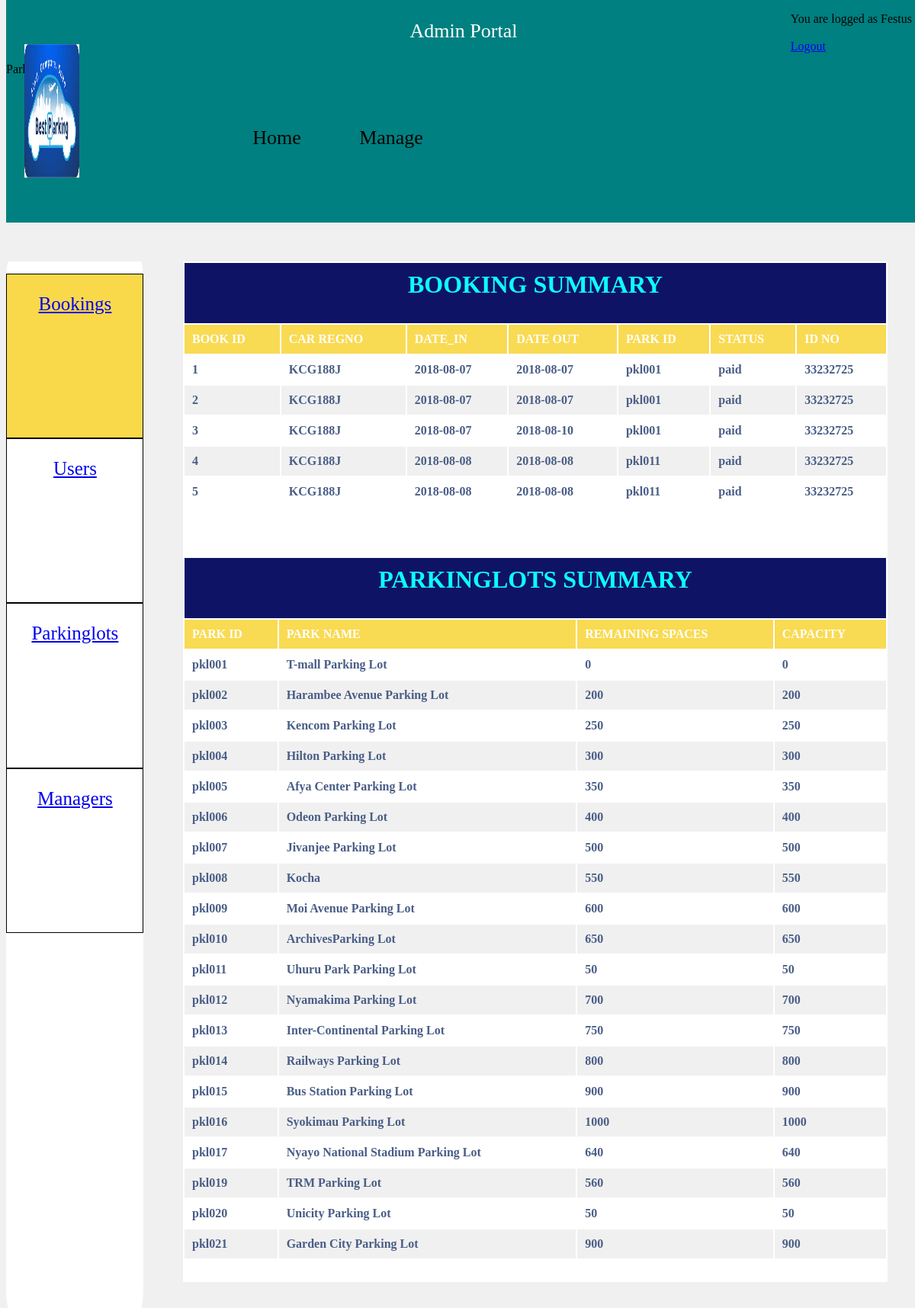
Page /Admin_View.php (signed in) on the committed database.
### tables this page shows
CREATE TABLE IF NOT EXISTS `book` (
  `bookid` int(20) NOT NULL AUTO_INCREMENT,
  `plate_number` varchar(50) NOT NULL,
  `datein` date DEFAULT NULL,
  `timein` time DEFAULT NULL,
  `dateout` date DEFAULT NULL,
  `timeout` time DEFAULT NULL,
  `period` int(20) NOT NULL,
  `idno` int(20) DEFAULT NULL,
  `parkid` varchar(50) DEFAULT NULL,
  `amount` int(20) DEFAULT NULL,
  `payment_status` varchar(50) DEFAULT NULL,
  `datetimein` int(20) DEFAULT NULL,
  `datetimeout` int(20) DEFAULT NULL,
  PRIMARY KEY (`bookid`),
  KEY `bookuserfk` (`idno`),
  KEY `bookparkfk` (`parkid`)
);

CREATE TABLE IF NOT EXISTS `user` (
  `idno` int(20) NOT NULL,
  `firstname` varchar(50) DEFAULT NULL,
  `lastname` varchar(50) DEFAULT NULL,
  `plate_number` varchar(50) DEFAULT NULL,
  `phone` int(20) DEFAULT NULL,
  `email` varchar(50) DEFAULT NULL,
  `password` varchar(50) NOT NULL,
  `profile` blob NOT NULL,
  PRIMARY KEY (`idno`)
);

### Admin_View.php (the view, shortened to what this page needs)
<?php
include'managersession.php';
$username=$_SESSION['username'];
            $query0="Select curtime() as timenow,curdate() as datenow from dual";
	        $result0=mysqli_query($conn,$query0);
	        $row0=mysqli_fetch_assoc($result0);
	        $curtime=$row0['timenow'];
	        $curdate=$row0['datenow'];
	        $dttimenow=$curdate." ".$curtime;
	        $datetimenow=strtotime($dttimenow);
?>
<html>
   <head>
	<link rel="stylesheet" type="text/css" href="admin.css">
	<link rel="stylesheet" href="https://cdnjs.cloudflare.com/ajax/libs/font-awesome/4.7.0/css/font-awesome.min.css">
   </head >
   <body>
      <div id="body-home">
   	 <Header class="header">
   	 	<div class="logo"> <img src="logo.jpg" ></div>
		<div>
		 <p id="motto">Admin Portal</p>
		 </div>
		 <p>ParkEasy </p>
		 <div id="greetings">
		   <ul>
	          <li>
		         <?php
	                $query="select * from admin where username='$username'";
	                $result=mysqli_query($conn,$query);
	                $row=mysqli_fetch_assoc($result);
	                $mname=$row['firstname'];
	                $row1=mysqli_num_rows($result);
			        if($row1>0){
						   echo 'You are logged as '.$mname;
					}
			    ?>
		      </li><br>
		     <li><a href="logout.php">Logout</a></li>
		   </ul>
		</div>
     </header>
        <h1>Welcome</h1>
		<nav>
   	 	   <ul>
   	 			<li><a href="admin_view.php">Home</a></li>
   	 			<li><a href="Manage_CarPark.php">Manage</a></li>
   	    </ul>
   	 </nav>
	     <div id="sidepanel">
             <ul>
			      <div id="current"><a href="admin_view.php"><li><p>Bookings</p></li></a></div>
			      <a href="users.php"><li><p>Users<p></li></a>
			      <a href="parkinglots.php"><li><p>Parkinglots</p></li></a>
			      <a href="managers.php"><li><p>Managers</p></li></a>
			 </ul>
	     </div>
		<div id="viewpanel">
             <?php
                   include 'dbconn.php';
	               $sqldata="SELECT b.bookid,b.plate_number,b.datein,b.dateout,b.parkid,b.payment_status,u.idno FROM book b inner join user u using(idno) order by b.parkid";
                   $result=mysqli_query($conn,$sqldata);
		           echo '<table border=0 cellpadding=10 id="book">';
				   echo '<tr><th colspan=7 id="title"><h1>Booking Summary</h1></th></tr>';
		           echo "<tr><th>Book ID</th><th>Car Regno</th><th>Date_in</th><th>Date Out</th><th>Park ID</th><th>Status</th><th>ID NO</th></tr>";
		           while($row=mysqli_fetch_array($result, MYSQLI_ASSOC)){
				   echo "<tr>";
			       echo "<td>".$row['bookid']."</td>";
			       echo "<td>".$row['plate_number']."</td>";
			       echo "<td>".$row['datein']."</td>";
			       echo "<td>".$row['dateout']."</td>";
			       echo "<td>".$row['parkid']."</td>";
			       echo "<td>".$row['payment_status']."</td>";
			       echo "<td>".$row['idno']."</td>";
			       echo "</tr>";
		                                                               }
		           echo "</table>";
                   $result1=mysqli_query($conn,$sqldata1);
		           echo '<table border=0 cellpadding=10>';
				   echo '<tr><th colspan=4 id="title"><h1>Parkinglots Summary</h1></th></tr>';
		           echo "<tr><th>Park ID</th><th>Park Name</th><th>Remaining Spaces</th><th>Capacity</th></tr>";
		           while($row1=mysqli_fetch_array($result1, MYSQLI_ASSOC)){
				   echo "<tr>";
			       echo "<td>".$row1['parkid']."</td>";
			       echo "<td>".$row1['parkname']."</td>";
			       echo "<td>".$row1['remaining_spaces']."</td>";
			       echo "<td>".$row1['capacity']."</td>";
			       echo "</tr>";                                                   }
		           echo "</table>";
	            ?>
		</div>

### admin.css (style rules this page uses)
.header { width: 100%; height: 17%; margin: 0 auto; background-color:teal; position:fixed; top:0px; padding-bottom:0px; z-index:1000; }
nav { width: auto; height: 7%; position:fixed; top:9.6%; padding-top:0px; z-index:1000; background:; margin-left:20%; }
nav ul li { list-style: none; width: 150px; line-height: 10px; float: left; margin-top:0px; height:100%; text-align:center; margin-top:-1.5%; }
nav ul li a { color: black; display:inline-block; text-decoration:none; font-family:calibri; font-size:26px; font-style:bold; padding-top:; }
body { background-color:#f0f0f0; }
.logo img { position: absolute; top: 20%; width:06%; height:60%; margin-left:2%; }
#motto { color:#ffffff; font-size:26px; text-align:center; position:position; left:5%; }
#sidepanel { height:80%; width:15%; border-radius:2%; background:#ffffff; position:fixed; top:20%; z-index:1%; }
#sidepanel ul li { display:block; font-family:calibri; font-size:25px; background:white; height:12%; border:1px black solid; text-align:center; align-items:center; align-content:justify; }
#sidepanel ul { width:100%; margin-left:-22%; height:130%; list-style:none; }
#viewpanel { position:absolute; top:20%; left:20%; width:77%; height:78%; background:#ffffff; margin:0 auto; }

### Admin_View.php (style rules this page uses)
table { opacity:.95; width:100%; text-align:left; padding-bottom:7%; }
td { color:#405580; font-weight:bold; }
#title { background:#03075D; color:aqua; text-align:center; }
th { background:#F9D94A; color:white; text-transform:uppercase; }
tr:nth-child(even) { background:#f0f0f0; }
tr:nth-child(odd) { background:white; }
#greetings ul { position:absolute; right:1%; top:0%; }
#greetings ul li { list-style:none; }
#current a li { background:#F9D94A; }

### rows in the picture
book: bookid "1", plate_number "KCG188J", datein "2018-08-07", dateout "2018-08-07", parkid "pkl001", payment_status "paid", idno.idno "33232725"
book: bookid "2", plate_number "KCG188J", datein "2018-08-07", dateout "2018-08-07", parkid "pkl001", payment_status "paid", idno.idno "33232725"
book: bookid "3", plate_number "KCG188J", datein "2018-08-07", dateout "2018-08-10", parkid "pkl001", payment_status "paid", idno.idno "33232725"
book: bookid "4", plate_number "KCG188J", datein "2018-08-08", dateout "2018-08-08", parkid "pkl011", payment_status "paid", idno.idno "33232725"
book: bookid "5", plate_number "KCG188J", datein "2018-08-08", dateout "2018-08-08", parkid "pkl011", payment_status "paid", idno.idno "33232725"

### other values in the picture
$mname "Festus"
$row1['parkid'] "pkl001"
$row1['parkname'] "T-mall Parking Lot"
$row1['remaining_spaces'] "0"
$row1['capacity'] "0"
$row1['parkid'] "pkl002"
$row1['parkname'] "Harambee Avenue Parking Lot"
$row1['remaining_spaces'] "200"
$row1['capacity'] "200"
$row1['parkid'] "pkl003"
$row1['parkname'] "Kencom Parking Lot"
$row1['remaining_spaces'] "250"
$row1['capacity'] "250"
$row1['parkid'] "pkl004"
$row1['parkname'] "Hilton Parking Lot"
